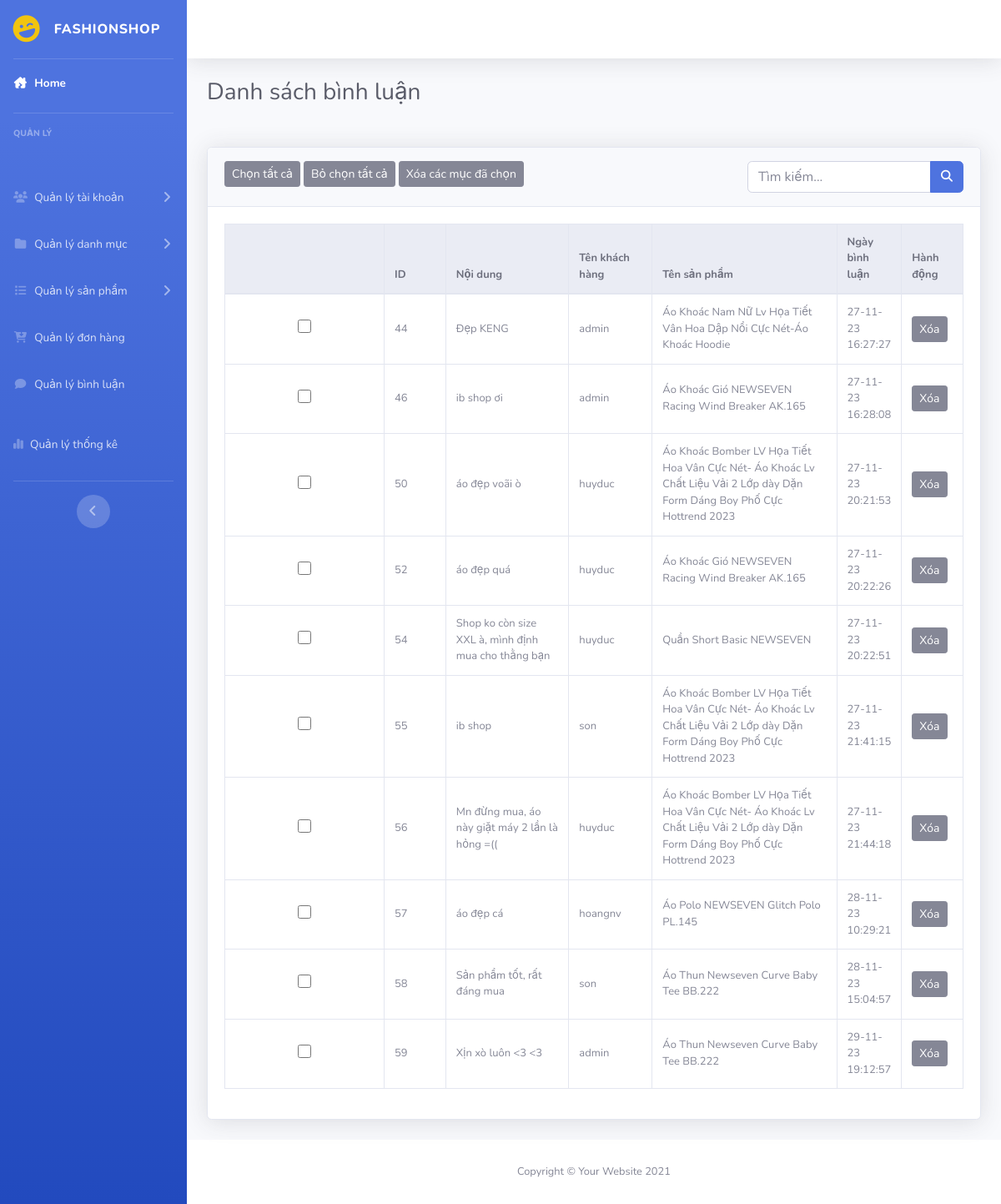
The app's page /admin/index.php?act=dsbinhluan, older data.
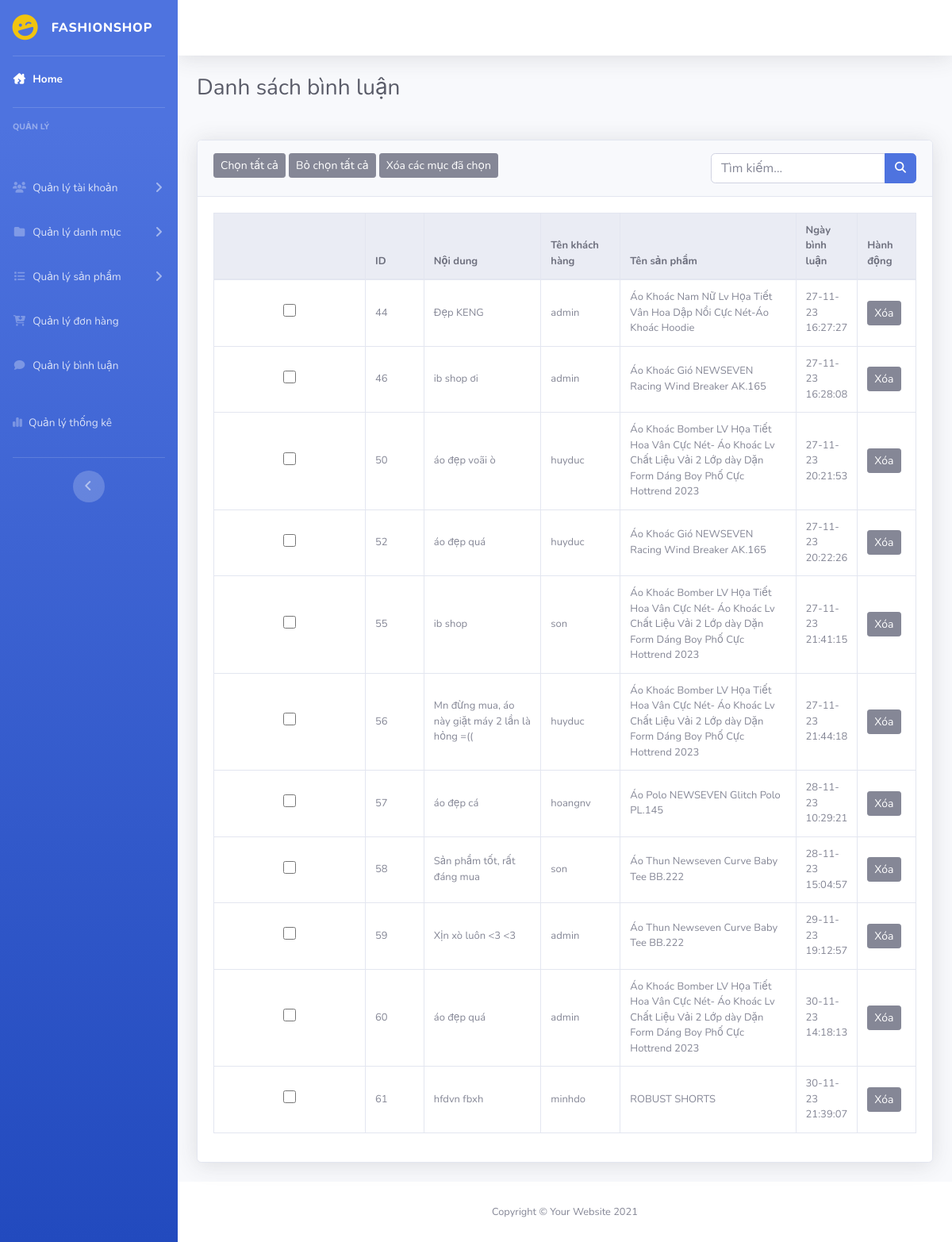
The same page, newer data.
### tables this page shows
CREATE TABLE `binhluan` (
  `id` int(10) NOT NULL COMMENT 'Id bình luận',
  `noidung` varchar(255) NOT NULL COMMENT 'Nội dung bình luận',
  `iduser` int(10) NOT NULL COMMENT 'Id tài khoản',
  `idpro` int(10) NOT NULL COMMENT 'Id sản phẩm',
  `ngaybinhluan` varchar(50) DEFAULT NULL COMMENT 'Ngày bình luận'
);

CREATE TABLE `taikhoan` (
  `id` int(11) NOT NULL COMMENT 'Id khách hàng',
  `user` varchar(50) NOT NULL COMMENT 'Tên đăng nhập',
  `fullname` varchar(255) NOT NULL,
  `pass` varchar(50) NOT NULL COMMENT 'Mật khẩu',
  `email` varchar(255) NOT NULL COMMENT 'Email',
  `address` varchar(255) DEFAULT NULL COMMENT 'Địa chỉ',
  `tel` varchar(20) DEFAULT NULL COMMENT 'Số điện thoại',
  `role` int(11) NOT NULL DEFAULT 0 COMMENT 'Quyền hạn: \r\n1 Admin \r\n2 Khách hàng\r\n'
);

CREATE TABLE `sanpham` (
  `id` int(11) NOT NULL COMMENT 'Id sản phẩm',
  `name` varchar(255) NOT NULL COMMENT 'Tên sản phẩm',
  `img` varchar(225) NOT NULL,
  `price_niemyet` double(10,2) NOT NULL DEFAULT 0.00 COMMENT 'Giá sản phẩm',
  `price_sale` int(100) NOT NULL COMMENT 'Giá sale',
  `mota` text NOT NULL COMMENT 'Mô tả',
  `luotxem` int(11) NOT NULL DEFAULT 0 COMMENT 'Lượt xem',
  `iddm` int(11) NOT NULL COMMENT 'Id danh mục'
);

### model/pdo.php (called while the page is built, shortened)
<?php
function pdo_get_connection(){
    $servername = "localhost";
    $username = "root";
    $password = "";
    try {
        $conn = new PDO("mysql:host=$servername;dbname=duan1_09", $username, $password);
        $conn->setAttribute(PDO::ATTR_ERRMODE, PDO::ERRMODE_EXCEPTION);
        return $conn;
    } catch(PDOException $e) {
        echo "Connection failed: " . $e->getMessage();
    }
}
function pdo_query($sql){
    $sql_args=array_slice(func_get_args(),1);
    try{
        $conn=pdo_get_connection();
        $stmt=$conn->prepare($sql);
        $stmt->execute($sql_args);
        $rows=$stmt->fetchAll();
        return $rows;
    }
    catch(PDOException $e){
        throw $e;
    }
    finally{
        unset($conn);
    }
}
?>

### model/binhluan.php (called while the page is built, shortened)
<?php
function danhsach_binhluan()
{
    $sql = "SELECT binhluan.id, binhluan.noidung, sanpham.name, taikhoan.user, binhluan.ngaybinhluan FROM binhluan JOIN sanpham on sanpham.id = binhluan.idpro join taikhoan on taikhoan.id = binhluan.iduser";
    $result = pdo_query($sql);
    return $result;
}

### admin/binhluan/dsbinhluan.php (the view, shortened to what this page needs)
<div class="container-fluid">
    <h1 class="h3 mb-2 text-gray-800 mb-5">Danh sách bình luận</h1>
    <div class="card shadow mb-4">
        <div class="card-header py-3">
            <button class="btn btn-secondary btn-sm">Chọn tất cả</button>
            <button class="btn btn-secondary btn-sm">Bỏ chọn tất cả</button>
            <button class="btn btn-secondary btn-sm">Xóa các mục đã chọn</button>
            <form action="" class="float-right">
                <div class="input-group">
                    <input type="text" class="form-control" name="kyw" placeholder="Tìm kiếm...">
                    <div class="input-group-append">
                        <button class="btn btn-primary" type="submit" name="search">
                            <i class="fas fa-search fa-sm"></i>
                        </button>
                    </div>
                </div>
            </form>
        </div>
        <div class="card-body">
            <div class="table-responsive">
                <table class="table table-bordered" width="100%" cellspacing="0">
                    <thead class="thead-light">
                        <tr>
                            <th></th>
                            <th>ID</th>
                            <th>Nội dung</th>
                            <th>Tên khách hàng</th>
                            <th>Tên sản phẩm</th>
                            <th>Ngày bình luận</th>
                            <th>Hành động</th>
                        </tr>
                    </thead>
                    <tbody>
                        <?php
                        foreach ($dsbl as $key => $value) : ?>
                            <tr>
                                <td class="text-center align-middle"><input type="checkbox" name="select" id=""></td>
                                <td class="col-1 align-middle"><?php echo $value['id'] ?></td>
                                <td class="col-2 align-middle"><?php echo $value['noidung'] ?></td>
                                <td class="col-3 align-middle"><?php echo $value['user'] ?></td>
                                <td class="col-3 align-middle"><?php echo $value['name'] ?></td>
                                <td class="col-1 align-middle"><?php echo $value['ngaybinhluan'] ?></td>
                                <td class="col-1 align-middle"><a onclick="confirmDelete('<?php echo $value['id'] ?>')"><button class="btn btn-secondary btn-sm">Xóa</button></a></td>
                            </tr>
                        <?php endforeach; ?>
                    </tbody>
                </table>
            </div>
        </div>
    </div>
</div>

### admin/header.php (shortened to what this page needs)
<!DOCTYPE html>
<html lang="en">
<head>
    <link rel="stylesheet" href="../assets/css/style_admin.css">
    <link href="../assets/vendor/fontawesome-free/css/all.min.css" rel="stylesheet" type="text/css">
    <link rel="stylesheet" href="https://cdnjs.cloudflare.com/ajax/libs/font-awesome/6.4.2/css/all.min.css" />
    <link href="../assets/css/sb-admin-2.min.css" rel="stylesheet">
    <link href="../assets/vendor/datatables/dataTables.bootstrap4.min.css" rel="stylesheet">
</head>
<body id="page-top">

### admin/boxleft.php (shortened to what this page needs)
<div id="wrapper">
    <ul class="navbar-nav bg-gradient-primary sidebar sidebar-dark accordion" id="accordionSidebar">
        <a class="sidebar-brand d-flex align-items-center justify-content-center" href="?act=home">
            <div class="sidebar-brand-icon rotate-n-15">
                <i class="fas fa-laugh-wink" style="color: #f1c40f;"></i>
            </div>
            <div class="sidebar-brand-text mx-3">FashionShop</div>
        </a>
        <hr class="sidebar-divider my-0">
        <li class="nav-item active">
            <a class="nav-link" href="?act=home">
                <i class="fas fa-fw fa-house-damage"></i>
                <span>Home</span>
        </li>
        <hr class="sidebar-divider">
        <div class="sidebar-heading">
            Quản lý
        </div>
        <li class="nav-item">
            <a class="nav-link collapsed" href="#" data-toggle="collapse" data-target="#collapseTwo" aria-expanded="true" aria-controls="collapseTwo">
                <i class="fas fa-fw fa-users"></i>
                <span>Quản lý tài khoản</span>
            </a>
        </li>
        <li class="nav-item">
            <a class="nav-link collapsed" href="#" data-toggle="collapse" data-target="#collapseThree" aria-expanded="true" aria-controls="collapseThree">
                <i class="fas fa-fw fa-folder"></i>
                <span>Quản lý danh mục</span>
            </a>
        </li>
        <li class="nav-item">
            <a class="nav-link collapsed" href="#" data-toggle="collapse" data-target="#collapseFour" aria-expanded="true" aria-controls="collapseFour">
                <i class="fas fa-fw fa-list"></i>
                <span>Quản lý sản phẩm</span>
            </a>
        </li>
        <li class="nav-item">
            <a class="nav-link" href="?act=dsdonhang">
                <i class="fas fa-fw fa-cart-arrow-down"></i>
                <span>Quản lý đơn hàng</span></a>
        </li>
        <li class="nav-item mb-3">
            <a class="nav-link" href="?act=dsbinhluan">
                <i class="fas fa-fw fa-comment"></i>
                <span>Quản lý bình luận</span></a>
        </li>
        <li class="nav-item mb-3">
            <a class="nav-link" href="?act=dsthongke">
                <i class="fa-solid fa-chart-simple"></i>
                <span>Quản lý thống kê</span></a>
        </li>
        <hr class="sidebar-divider d-none d-md-block">
        <div class="text-center d-none d-md-inline">
            <button class="rounded-circle border-0" id="sidebarToggle"></button>
        </div>
    </ul>

### admin/menu.php (shortened to what this page needs)
<div id="content-wrapper" class="d-flex flex-column">
    <div id="content">
        <nav class="navbar navbar-expand navbar-light bg-white topbar mb-4 static-top shadow">
            <ul class="navbar-nav ml-auto">
                <li class="nav-item dropdown no-arrow">
                    <a class="nav-link dropdown-toggle" href="#" id="userDropdown" role="button" data-toggle="dropdown" aria-haspopup="true" aria-expanded="false">
                    </a>
                </li>
            </ul>
        </nav>

### admin/index.php (shortened to what this page needs)
<?php
include "../model/pdo.php";
include "../model/binhluan.php";
include 'header.php';
include 'boxleft.php';
include 'menu.php';
?>
<div>
    <?php
    if (isset($_GET['act']) && $_GET['act'] != "") {
        $act = $_GET['act'];
        switch ($act) {
            case 'dsbinhluan':
                $dsbl = danhsach_binhluan();
                include "binhluan/dsbinhluan.php";
                break;
        }
    } else {
        include "trangchu/home.php";
    }
    ?>
</div>
<?php
include 'footer.php';
?>

### admin/footer.php (shortened to what this page needs)
            <footer class="sticky-footer bg-white">
                <div class="container my-auto">
                    <div class="copyright text-center my-auto">
                        <span>Copyright &copy; Your Website 2021</span>
                    </div>
                </div>
            </footer>
        </div>
    </div>
</body>
</html>

### assets/css/style_admin.css (style rules this page uses)
input[type="checkbox"] { width: 16px; height: 16px; }
div#content { margin: 0px; }
.card-body { flex: 1 1 auto; min-height: 1px; padding: 1.25rem; margin: 0px; }
.card-header:first-child { border-radius: calc(0.35rem - 1px) calc(0.35rem - 1px) 0 0; margin: 0px; }
table tbody td:nth-child(4) { width: 100px; }
.card-body { flex: 1 1 auto; min-height: 1px; padding: 1.25rem; font-size: 13px; }

Row changes from the older to the newer data that the page shows:
removed binhluan: id "54", noidung "Shop ko còn size XXL à, mình định mua cho thằng bạn", iduser.user "huyduc", idpro.name "Quần Short Basic NEWSEVEN", ngaybinhluan "27-11-23 20:22:51"
added binhluan: id "60", noidung "áo đẹp quá", iduser.user "admin", idpro.name "Áo Khoác Bomber LV Họa Tiết Hoa Vân Cực Nét- Áo Khoác Lv Chất Liệu Vải 2 Lớp dày Dặn Form Dáng Boy Phố Cực Hottrend 2023", ngaybinhluan "30-11-23 14:18:13"
added binhluan: id "61", noidung "hfdvn fbxh", iduser.user "minhdo", idpro.name "ROBUST SHORTS", ngaybinhluan "30-11-23 21:39:07"
